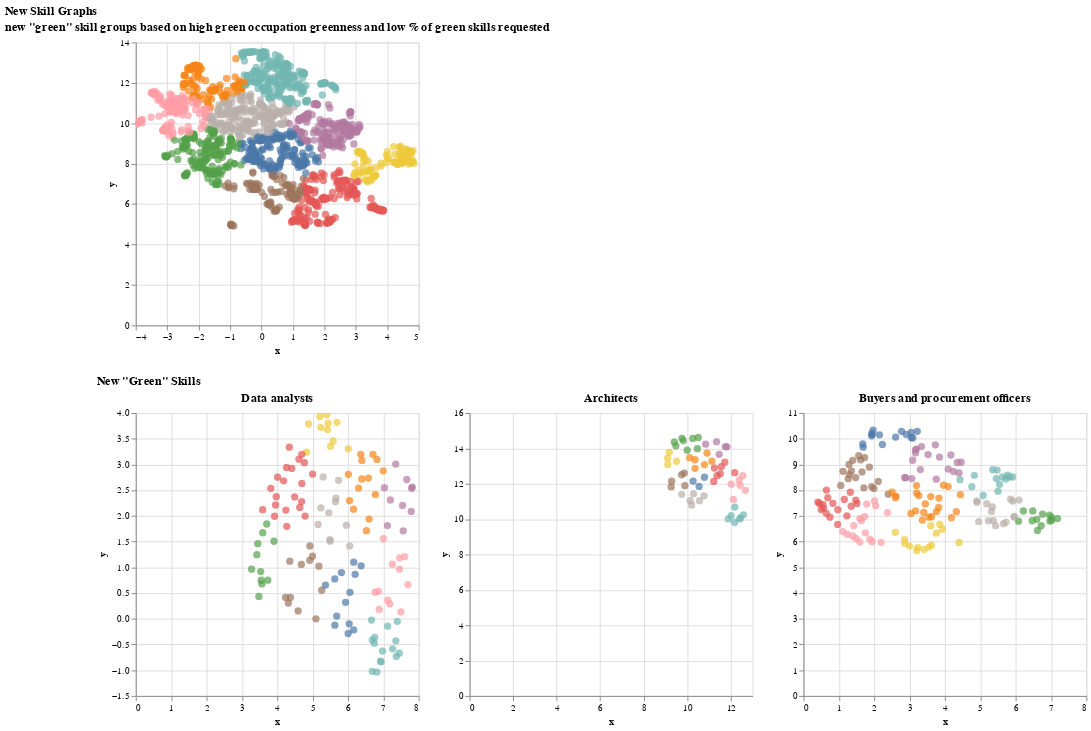

The cell this chart's notebook holds for it:
### Code cell
#save skill graphs

new_skills_charts = occ1_new_skills | occ2_new_skills | occ3_new_skills
#add title to the graphs
new_skills_charts.title = 'New "Green" Skills' 

skill_graphs = new_green_skills_clust & new_skills_charts
skill_graphs.title = "New Skill Graphs"

skill_graphs.save(f'{graph_dir}/new_green_skills.html')

skill_graphs

### Figure 1 — Vega-Lite specification as saved in the notebook (floating-point values rounded to 4 significant figures; data arrays with more than 128 entries replaced by an {"elided": "..."} marker saying what was removed)
{"config": {"view": {"continuousWidth": 300, "continuousHeight": 300}}, "vconcat": [{"data": {"name": "data-c143ff01d26bc44ccc18b799a127bf29"}, "mark": {"type": "circle", "size": 60}, "encoding": {"color": {"field": "cluster_number", "legend": null, "title": "Cluster Number", "type": "nominal"}, "tooltip": [{"field": "skill", "type": "nominal"}, {"field": "cluster_number", "type": "quantitative"}], "x": {"field": "x", "type": "quantitative"}, "y": {"field": "y", "type": "quantitative"}}, "name": "view_4", "title": "new \"green\" skill groups based on high green occupation greenness and low % of green skills requested"}, {"hconcat": [{"data": {"name": "data-dc8b57da50fa6e715bd2e5379714e1de"}, "mark": {"type": "circle", "size": 60}, "encoding": {"color": {"field": "cluster_number", "legend": null, "title": "Cluster Number", "type": "nominal"}, "tooltip": [{"field": "skill", "type": "nominal"}, {"field": "cluster_number", "type": "quantitative"}], "x": {"field": "x", "type": "quantitative"}, "y": {"field": "y", "type": "quantitative"}}, "name": "view_1", "title": "Data analysts"}, {"data": {"name": "data-c037f4417552d577cfbc22e46e2763af"}, "mark": {"type": "circle", "size": 60}, "encoding": {"color": {"field": "cluster_number", "legend": null, "title": "Cluster Number", "type": "nominal"}, "tooltip": [{"field": "skill", "type": "nominal"}, {"field": "cluster_number", "type": "quantitative"}], "x": {"field": "x", "type": "quantitative"}, "y": {"field": "y", "type": "quantitative"}}, "name": "view_2", "title": "Architects"}, {"data": {"name": "data-372ce2d5fd5523bf9777675c2d49b2a6"}, "mark": {"type": "circle", "size": 60}, "encoding": {"color": {"field": "cluster_number", "legend": null, "title": "Cluster Number", "type": "nominal"}, "tooltip": [{"field": "skill", "type": "nominal"}, {"field": "cluster_number", "type": "quantitative"}], "x": {"field": "x", "type": "quantitative"}, "y": {"field": "y", "type": "quantitative"}}, "name": "view_3", "title": "Buyers and procurement officers"}], "title": "New \"Green\" Skills"}], "params": [{"name": "param_1", "select": {"type": "interval", "encodings": ["x", "y"]}, "bind": "scales", "views": ["view_4"]}, {"name": "param_2", "select": {"type": "interval", "encodings": ["x", "y"]}, "bind": "scales", "views": ["view_1"]}, {"name": "param_3", "select": {"type": "interval", "encodings": ["x", "y"]}, "bind": "scales", "views": ["view_2"]}, {"name": "param_4", "select": {"type": "interval", "encodings": ["x", "y"]}, "bind": "scales", "views": ["view_3"]}], "title": "New Skill Graphs", "$schema": "https://vega.github.io/schema/vega-lite/v5.14.1.json", "datasets": {"data-c143ff01d26bc44ccc18b799a127bf29": {"elided": "1687 records"}, "data-dc8b57da50fa6e715bd2e5379714e1de": {"elided": "130 records"}, "data-c037f4417552d577cfbc22e46e2763af": [{"skill": "Business development", "cluster_number": 5, "x": 9.103, "y": 13.09}, {"skill": "ARB Registered with several years working as an Architect.", "cluster_number": 6, "x": 11.47, "y": 13.66}, {"skill": "3d modelling software", "cluster_number": 7, "x": 12.67, "y": 11.63}, {"skill": "Account Management", "cluster_number": 8, "x": 9.259, "y": 11.82}, {"skill": "Adobe Creative Suite", "cluster_number": 3, "x": 12.58, "y": 10.24}, {"skill": "3 years UK experience in architectural practice", "cluster_number": 6, "x": 10.85, "y": 14.24}, {"skill": "Able to work to tight deadlines", "cluster_number": 8, "x": 9.867, "y": 12.61}, {"skill": "Adobe Suite", "cluster_number": 3, "x": 12.41, "y": 10.01}, {"skill": "Computer literate with knowledge of CAD software", "cluster_number": 7, "x": 12.02, "y": 11.98}, {"skill": "Ambition", "cluster_number": 0, "x": 10.27, "y": 12.15}, {"skill": "Able to manage information and financial data", "cluster_number": 8, "x": 9.283, "y": 12.15}, {"skill": "3 years' experience, not deal-breaker", "cluster_number": 4, "x": 9.82, "y": 14.44}, {"skill": "Education, residential, commercial, and healthcare sectors", "cluster_number": 4, "x": 10.47, "y": 13.98}, {"skill": "3+ years' experience in a relevant field", "cluster_number": 4, "x": 9.406, "y": 14.36}, {"skill": "A", "cluster_number": 9, "x": 10.13, "y": 11.05}, {"skill": "Adobe", "cluster_number": 3, "x": 11.88, "y": 10.01}, {"skill": "Architectural practice", "cluster_number": 2, "x": 11.25, "y": 12.89}, {"skill": "ARB, RTPI", "cluster_number": 6, "x": 11.82, "y": 14.09}, {"skill": "Prepare graphic presentations", "cluster_number": 3, "x": 12.19, "y": 10.68}, {"skill": "3D modelling", "cluster_number": 7, "x": 12.39, "y": 12.21}, {"skill": "Achieve high Architectural Standards", "cluster_number": 2, "x": 11.73, "y": 13.22}, {"skill": "Ability to meet tight deadlines", "cluster_number": 8, "x": 9.742, "y": 12.51}, {"skill": "Confident in liaising with clients", "cluster_number": 5, "x": 9.098, "y": 13.45}, {"skill": "Analyzing complex environmental reports", "cluster_number": 1, "x": 10.35, "y": 13.36}, {"skill": "accreditation and their 'Sustainable Transport Champion' award", "cluster_number": 4, "x": 9.998, "y": 13.9}, {"skill": "ARB RIBA accredited", "cluster_number": 6, "x": 11.35, "y": 14.38}, {"skill": "Adobe CC", "cluster_number": 3, "x": 12.02, "y": 10.19}, {"skill": "AutoCAD", "cluster_number": 7, "x": 12.43, "y": 11.91}, {"skill": "Advising clients on how to comply with ESG-related current or", "cluster_number": 5, "x": 9.508, "y": 13.27}, {"skill": "tangible and attainable targets", "cluster_number": 0, "x": 10.79, "y": 12.37}, {"skill": "Coordinate preliminary architectural studies", "cluster_number": 2, "x": 11.57, "y": 12.97}, {"skill": "delivering environmental stewardship", "cluster_number": 1, "x": 10.11, "y": 13.48}, {"skill": "champion the delivery of", "cluster_number": 8, "x": 9.891, "y": 11.89}, {"skill": "Assist Leadership of a design team", "cluster_number": 1, "x": 10.36, "y": 12.87}, {"skill": "A degree in Landscape Architecture", "cluster_number": 1, "x": 11.13, "y": 13.28}, {"skill": "Carry out projects from inception through to completion", "cluster_number": 2, "x": 11.37, "y": 12.46}, {"skill": "Architect", "cluster_number": 2, "x": 11.22, "y": 12.13}, {"skill": "Artios", "cluster_number": 9, "x": 10.77, "y": 11.32}, {"skill": "Build good relationships", "cluster_number": 5, "x": 9.171, "y": 13.78}, {"skill": "Passive", "cluster_number": 0, "x": 10.55, "y": 11.85}, {"skill": "Able to effectively prepare presentation drawings", "cluster_number": 7, "x": 12.13, "y": 11.11}, {"skill": "3 years' post qualification experience to grow within a talented", "cluster_number": 4, "x": 9.757, "y": 14.57}, {"skill": "Assist in the provision of specialist landscape design", "cluster_number": 1, "x": 10.79, "y": 13.09}, {"skill": "Adobe PS and InDesign", "cluster_number": 3, "x": 12.45, "y": 10.06}, {"skill": "3 years' experience to grow within a talented team", "cluster_number": 4, "x": 9.479, "y": 14.14}, {"skill": "CAD", "cluster_number": 7, "x": 12.55, "y": 12.45}, {"skill": "Adobe user", "cluster_number": 3, "x": 12.18, "y": 9.812}, {"skill": "Architecture vision", "cluster_number": 2, "x": 11.52, "y": 12.57}, {"skill": "CAD expert", "cluster_number": 2, "x": 12.18, "y": 12.63}, {"skill": "Organised", "cluster_number": 9, "x": 9.747, "y": 11.4}, {"skill": "An up-to-date", "cluster_number": 9, "x": 10.56, "y": 11.04}, {"skill": "ARB RIBA Registered", "cluster_number": 6, "x": 11.75, "y": 14.1}, {"skill": "5+ years' experience (post qualification)A full understanding of the UK", "cluster_number": 4, "x": 10.26, "y": 14.56}, {"skill": "A-level results", "cluster_number": 9, "x": 10.29, "y": 11.44}, {"skill": "A full UK European driving license", "cluster_number": 4, "x": 10.51, "y": 14.61}, {"skill": "AWS", "cluster_number": 9, "x": 10.2, "y": 10.8}, {"skill": "2 + years technical experience in an architectural office", "cluster_number": 1, "x": 10.91, "y": 13.73}], "data-372ce2d5fd5523bf9777675c2d49b2a6": {"elided": "166 records"}}}
